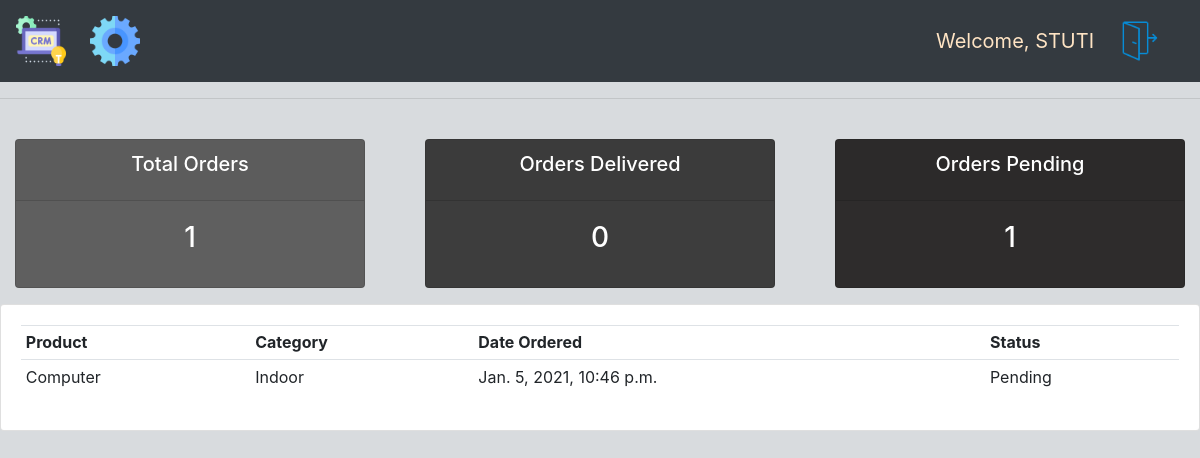
Page /user/ (signed in) on the committed database.
### accounts/models.py (models this page shows, shortened)
class Order(models.Model):
    STATUS = (
        ('Pending','Pending'),
        ('Out For Delivery','Out For Delivery'),
        ('Delivered','Delivered'),
        )
    customer = models.ForeignKey(Customer, null=True,on_delete=models.SET_NULL)
    product = models.ForeignKey(Product,null = True, on_delete= models.SET_NULL)
    date_created = models.DateTimeField(auto_now_add= True)
    status = models.CharField(max_length = 100, null = True, choices = STATUS)

class Product(models.Model):
    CATEGORY = (
        ('Indoor','Indoor'),
        ('Out Door','Out Door')
        )
    name = models.CharField(max_length = 200, null = True)
    price = models.FloatField(null = True)
    category = models.CharField(max_length = 50, null = True, choices = CATEGORY)
    description = models.CharField(max_length = 500, null = True, blank = True)
    date_created = models.DateTimeField(auto_now_add= True)
    tags = models.ManyToManyField(Tag)
    def __str__(self):
        return self.name

### accounts/decorators.py (the view)
        def wrapper_func(request,*args,**kwargs):
            group = None
            if request.user.groups.exists():
                group = request.user.groups.all()[0].name
            if group in allowed_roles:
                return view_func(request,*args,**kwargs)
            else:
                return HttpResponse('You are not allowed to be here')
            return view_func(request,*args,**kwargs)

### accounts/views.py (called while the page is built)
@login_required(login_url='login')
@allowed_users(allowed_roles=['customer'])
def userPage(request):
    orders = request.user.customer.order_set.all()
    total_order = orders.count()
    delivered = orders.filter(status = 'Delivered').count()
    pending = orders.filter(status = 'Pending').count()
    context = {'orders':orders,'total_order':total_order,'delivered':delivered, 'pending':pending}
    return render(request, 'accounts/user.html', context)

### accounts/templates/accounts/user.html
{% extends 'accounts/main.html'%}
{%load static%}
{% block content %}
{%  include 'accounts/status.html' %}
<div class="row">
	<div class="col-md">
		<div class="card card-body">
			<table class="table table-sm">
				<tr>
					<th>Product</th>
					<th>Category</th>
					<th>Date Ordered</th>
					<th>Status</th>
				</tr>
				{% for order in orders %}
					<tr>
						<td>{{order.product}}</td>
						<td>{{order.product.category}}</td>
						<td>{{order.date_created}}</td>
						<td>{{order.status}}</td>
					</tr>
				{% endfor%}
			</table>
		</div>
	</div>
</div>
{%endblock%}

### accounts/templates/accounts/navbar.html (shortened to what this page needs)
{% load static%}
<nav class="navbar navbar-expand-lg navbar-dark bg-dark">
    <a class="navbar-brand" href="{% url 'home' %}">
        <img src="{%static 'images/crm.png'%}" width="50" height="50" alt="" id = "navbarImage">
    </a>
    <div class="collapse navbar-collapse" id="navbarNav">
      <ul class="navbar-nav">
        {% if request.user.is_staff%}
        <li class="nav-item active">
          <a class="nav-link" href="{% url 'home' %}">Dashboard </a>
        </li>
        <li class="nav-item active">
          <a class="nav-link" href="{% url 'products' %}">Products</a>
        </li>
        {%else%}
        <li class = "nav-item">
          <a class = "nav-link" href="{% url 'account' %}">
            <img src="{%static 'images/settings.png'%}" width="50" height="50" alt="" id = "navbarImage">
          </a>
        </li>
        {%endif%}
      </ul>
    </div>
    <span class = "hello-msg">Welcome, {{request.user|upper}}</span>
    <span class = "hello-msg">
      <a href="{% url 'logout' %}">
        <img src="{%static 'images/logout_new.png'%}" width="50" height="50" alt="" id = "navbarImage">
      </a>
    </span>
  </nav>

### static/css/main.css (style rules this page uses)
body { background-color: #a9aeb671; }

### accounts/templates/accounts/navbar.html (style rules this page uses)
.hello-msg { font-size: 20px; color: bisque; margin-right: 20px; }

### rows in the picture
Order: product "Computer", product.category "Indoor", date_created "Jan. 5, 2021, 10:46 p.m.", status "Pending"

### other values in the picture
{{ request.user|upper }} "STUTI"
{{ total_order }} "1"
{{ delivered }} "0"
{{ pending }} "1"
